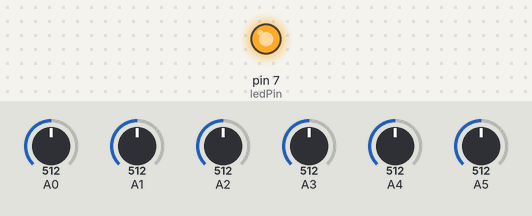
The sketch below on a simulated Arduino Leonardo, built with avr-gcc and run on an emulated ATmega32U4. Shown: output pins drawn as LEDs (lit = HIGH). The test bench sets the inputs (shaded band); at power-on: A0 = 512, A1 = 512, A2 = 512, A3 = 512, A4 = 512, A5 = 512.

Above: at 0.1 s.
Timing chart, 0 to 1.6 s (numbered marks = the images above):
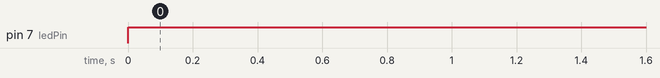

Measured:
- by itself, pin 7 (ledPin): LOW → HIGH at 0.00 s

The sketch:

arduino-midi-controller-12.ino
```cpp
#include <MIDIUSB.h>

// The number of knobs.
const int numPins = 6;

// Change to the MIDI channel you want to output to
const int midiChannel = 15;

// Each pin outputs to MIDI CC control number of
// its pin number plus this value. e.g. A0 == CC 1,
// A1 == CC 2, etc.
const int ccOffset = 1;

// Pin for the LED "on" indicator.
const int ledPin = 7;

const int serialRate = 9600;
const int minAnalog = 0;
const int maxAnalog = 1023;
const int minMIDI = 0;
const int maxMIDI = 127;
int currentValues[numPins];
int ccValue = 0;
int outputValue = 0;
bool on = false;

void setup() {
  pinMode(ledPin, OUTPUT);
  Serial.begin(serialRate);
}

void loop() {
  // only need to turn the LED on once.
  if (!on){
    on = true;
    digitalWrite(ledPin, HIGH);
  }

  for (int i = 0; i < numPins; i++) {
    ccValue = map(analogRead(i), minAnalog, maxAnalog, minMIDI, maxMIDI);

    if (currentValues[i] != ccValue) {
      currentValues[i] = ccValue;
      controlChange(midiChannel, i + ccOffset, ccValue);
    }
  }

  MidiUSB.flush();
}

void controlChange(byte channel, byte control, byte value) {
  midiEventPacket_t event = {0x0B, 0xB0 | channel, control, value};
  MidiUSB.sendMIDI(event);
}
```
